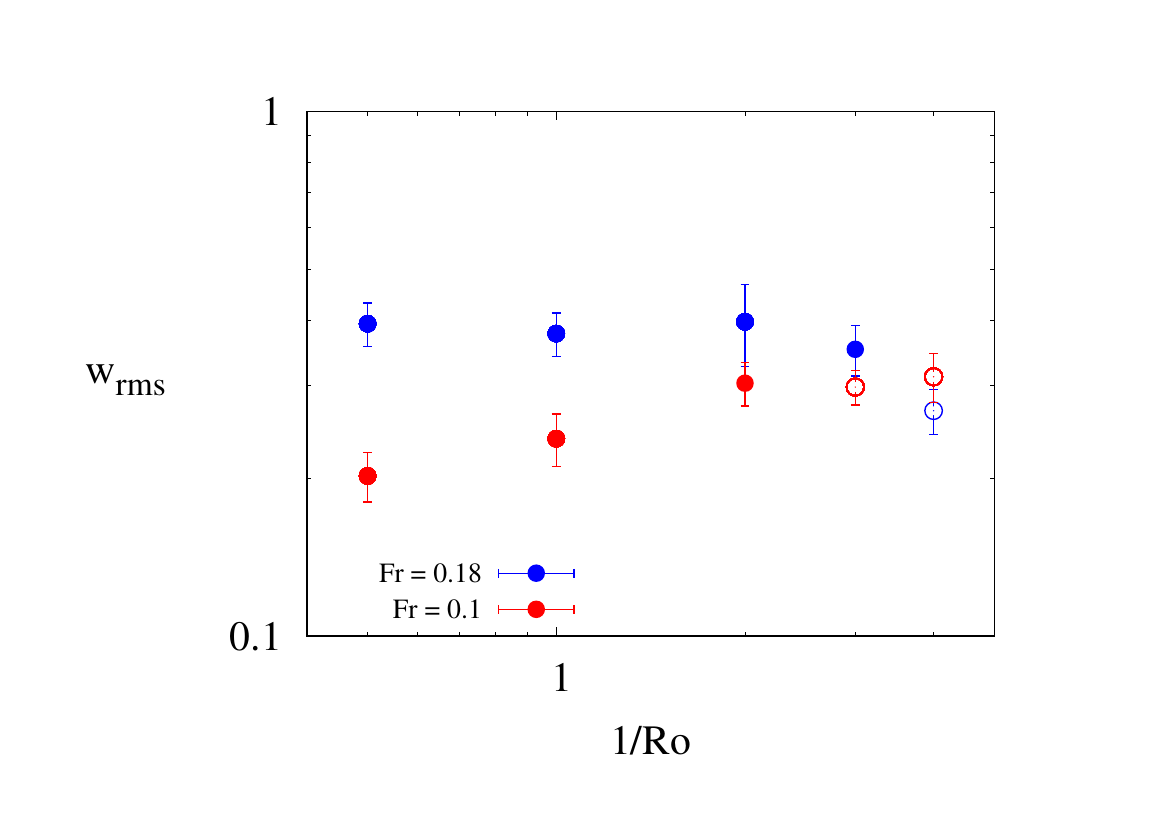

Write the gnuplot code that produced this figure.
load "paddim_v3_rotation.dat"
set terminal postscript enh col "Times-Roman,30"
set output "wrms_plot.eps"
set xlabel "1/Ro"
set ylabel "w_{rms}" rotate by 0
set key  bottom left spacing 1.3 font ",20"
set log xy
set xrange [0.4:5]
set yrange [0.1:1]
#set arrow from 5.5,0.03 to 5.5,1 nohead dt 2 lw 2 lc rgb "blue"
#set arrow from 10,0.03 to 10,1 nohead dt 2 lw 2 lc rgb "red"   

plot sample \
 [i=1:5] '+' using (invRo[i]):(wrms[i]):(werr[i]) w yerrorbars pt 7 ps 2 lw 2 lc rgb "blue" title "Fr = 0.18",\
 [i=6:6] '+' using (invRo[i]):(wrms[i]):(werr[i]) w yerrorbars pt 6 ps 2 lw 2 lc rgb "blue" notitle,\
 [i=9:12] '+' using (invRo[i]):(wrms[i]):(werr[i]) w yerrorbars pt 7 ps 2 lw 2 lc rgb "red" title "Fr = 0.1",\
 [i=13:15] '+' using (invRo[i]):(wrms[i]):(werr[i]) w yerrorbars pt 6 ps 2 lw 2 lc rgb "red" notitle,\
# [i=1:8] '+' using (invRo[i]):(wturb[i]):(wterr[i]) w yerrorbars pt 6 ps 2 lw 2 lc rgb "blue" title "w_{turb}",\
# [i=1:8] '+' using (invRo[i]):(wlam[i]):(wlerr[i]) w yerrorbars pt 6 ps 2 lw 2 lc rgb "red" title "w_{lam}",\
#[3:5] 1*x**(-1) dt 2 lw 2 lc rgb "black" title "Ro"
#[i=8:12] '+' using (invRo[i]):(wturb[i]):(wterr[i]) w yerrorbars pt 6 ps 2 lw 2 lc rgb "blue" title "w_{turb}"
#[i=8:12] '+' using (invRo[i]):(wlam[i]):(wlerr[i]) w yerrorbars pt 6 ps 2 lw 2 lc rgb "red" title "w_{lam}",\

